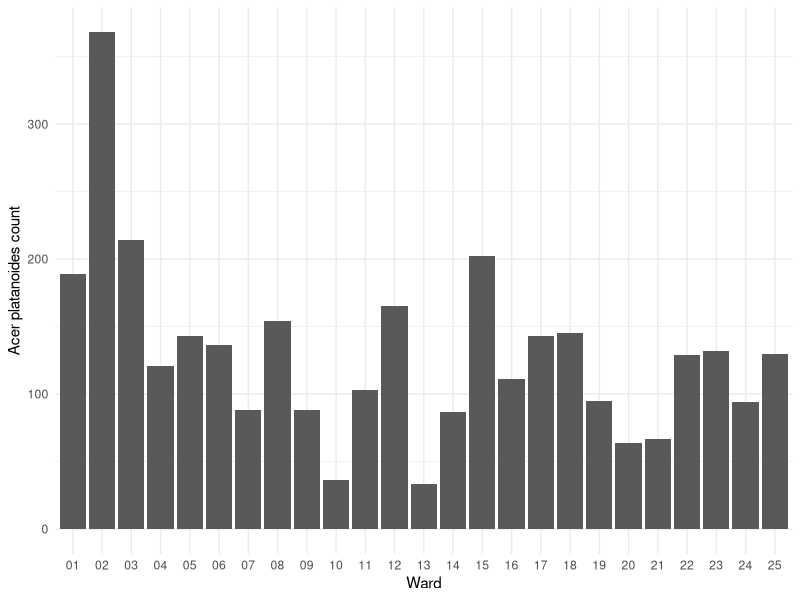
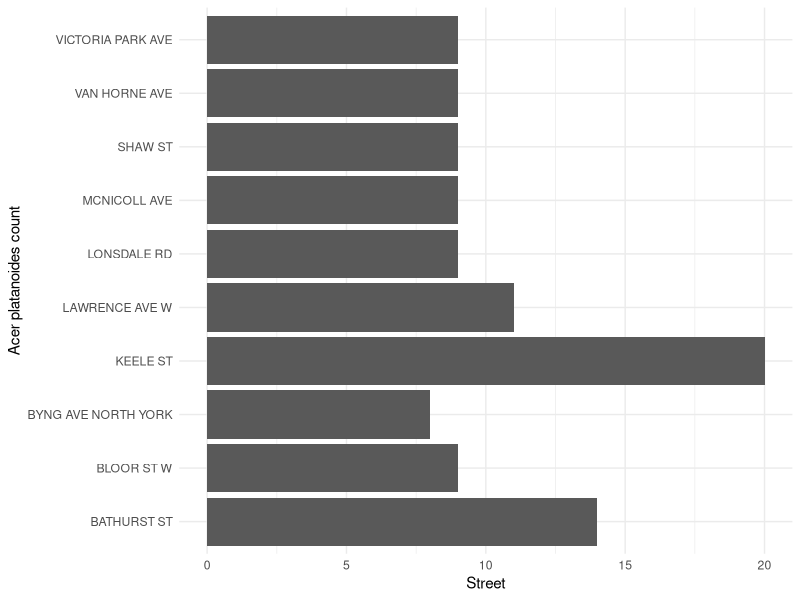
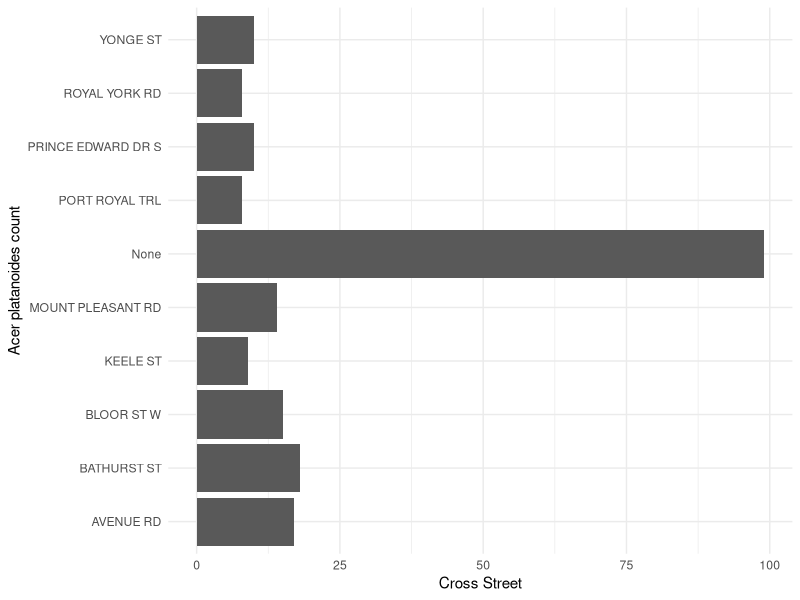
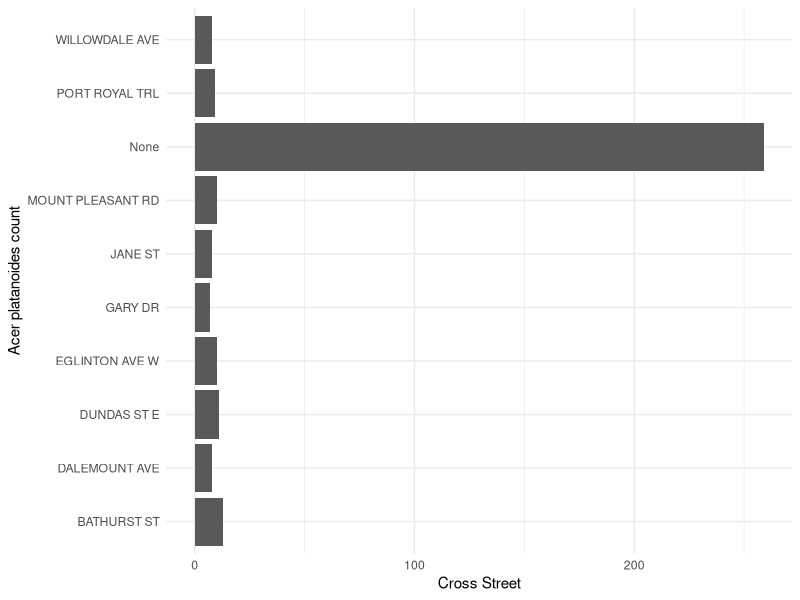
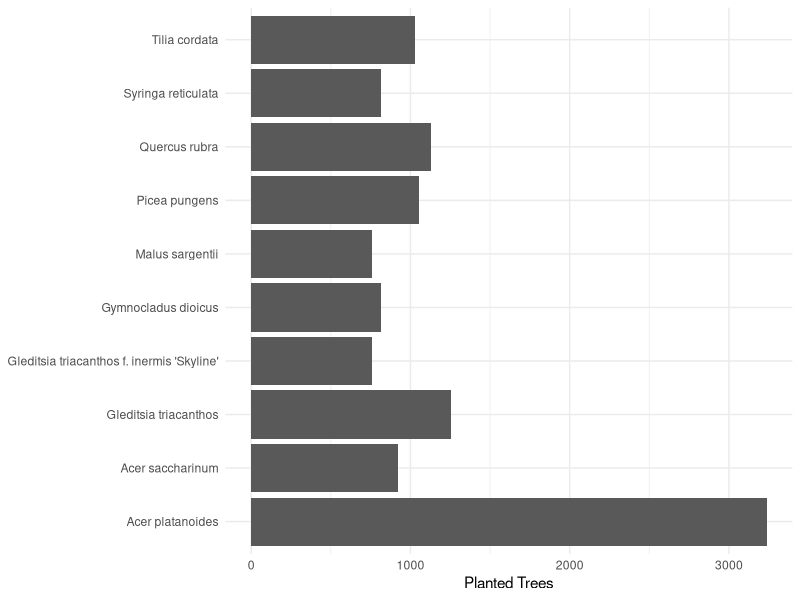
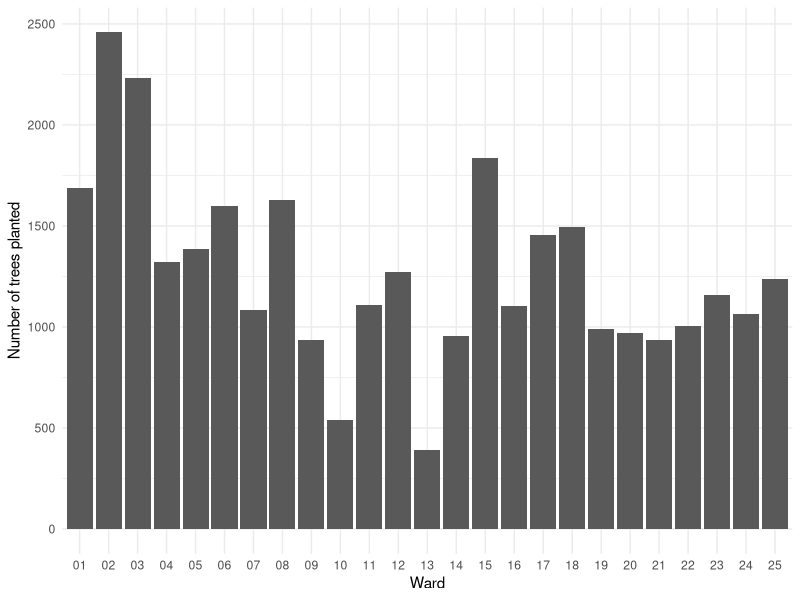
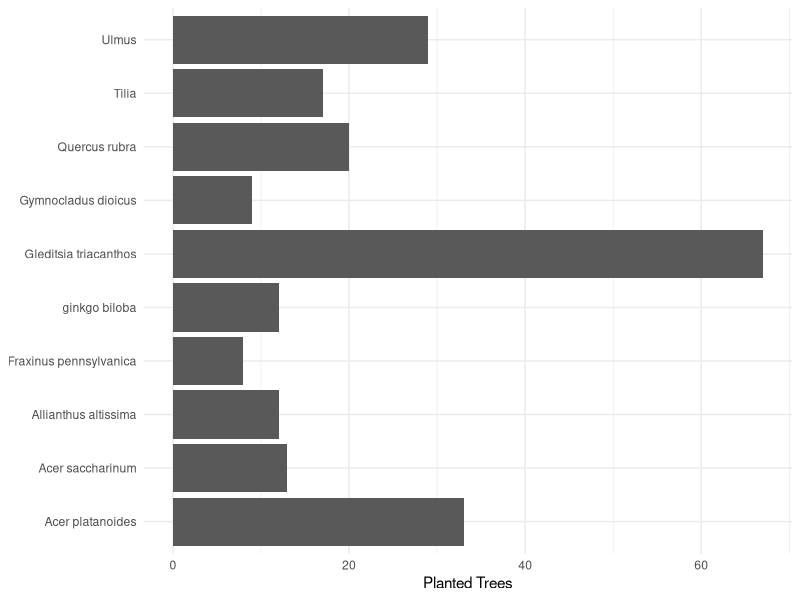
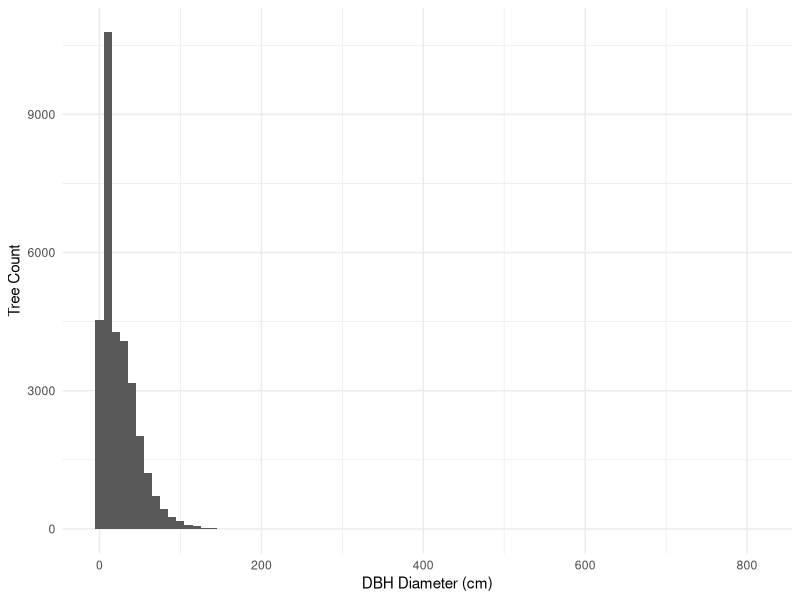

Here is the R script that generated these plots, in order:
## ---- chunk 1
#| include: false
#| warning: false
#| message: false

library(tidyverse)
library(here)

analysis_data <- read_csv(here("data/analysis_data/analysis_data.csv"))
## ---- chunk 2
#| label: fig-1
#| fig-cap: Acer plantiodes distribution across Toronto wards up to September 2024
#| echo: false
#| warning: false
#| message: false

# Gather counts of Acer plantiodes per ward
ward_count <- analysis_data %>%
  filter(botanical_name == "Acer platanoides") %>%
  count(ward, sort = TRUE)

ward_count |> 
  ggplot(aes(x = ward, y = n)) +
  geom_col() +
  theme_minimal() +
  labs(x = "Ward",
       y = "Acer platanoides count")
## ---- chunk 3
#| label: fig-2
#| fig-cap: Acer plantiodes distribution across Toronto streets up to September 2024
#| echo: false
#| warning: false
#| message: false

# Gather 10 streets with the highest counts of Acer platanoides
street_count <- analysis_data %>%
  filter(botanical_name == "Acer platanoides") %>%
  count(streetname, sort = TRUE) %>%
  head(10)

street_count |> 
  ggplot(aes(x = n, y = streetname)) +
  geom_col() +
  theme_minimal() +
  labs(x = "Street",
       y = "Acer platanoides count")
## ---- chunk 4
#| label: fig-3
#| fig-cap: Acer plantiodes distribution across Toronto crossstreets up to September 2024
#| echo: false
#| warning: false
#| message: false

# Gather 10 cross streets with the highest counts of Acer platanoides
crossstreet1_count <- analysis_data %>%
  filter(botanical_name == "Acer platanoides") %>%
  count(crossstreet1, sort = TRUE) %>%
  head(10)

crossstreet1_count |> 
  ggplot(aes(x = n, y = crossstreet1)) +
  geom_col() +
  theme_minimal() +
  labs(x = "Cross Street",
       y = "Acer platanoides count")
## ---- chunk 5
#| label: fig-4
#| fig-cap: Acer plantiodes distribution across Toronto crossstreets up to September 2024
#| echo: false
#| warning: false
#| message: false

# Gather 10 cross streets with the highest counts of Acer platanoides
crossstreet2_count <- analysis_data %>%
  filter(botanical_name == "Acer platanoides") %>%
  count(crossstreet2, sort = TRUE) %>%
  head(10)

crossstreet2_count |> 
  ggplot(aes(x = n, y = crossstreet2)) +
  geom_col() +
  theme_minimal() +
  labs(x = "Cross Street",
       y = "Acer platanoides count")
## ---- chunk 6
#| echo: false
#| warning: false
#| message: false

analysis_data <- read_csv(here::here("data/analysis_data/analysis_data.csv"))
## ---- chunk 7
#| label: fig-1
#| fig-cap: Street tree count of 10 most popoulus tree species in Toronto up to September 2024
#| echo: false
#| warning: false
#| message: false

# Gather top 10 tree species by count (LLM usage was used to troubleshoot this function)
top_species_count <- analysis_data %>%
  count(botanical_name, sort = TRUE) %>%
  head(10)

top_species_count |> 
  ggplot(aes(y = botanical_name, x = n)) +
  geom_col() +
  theme_minimal() +
  labs(x = "Planted Trees",
       y = NULL)
## ---- chunk 8
#| label: fig-2
#| fig-cap: Street tree count by Toronto wards up to September 2024
#| echo: false
#| warning: false
#| message: false

# Gather counts of trees per ward
ward_count <- analysis_data %>%
  count(ward, sort = TRUE)

ward_count |> 
  ggplot(aes(x = ward, y = n)) +
  geom_col() +
  theme_minimal() +
  labs(x = "Ward",
       y = "Number of trees planted")
## ---- chunk 9
#| label: fig-3
#| fig-cap: 10 most populous tree species in Ward 13 of Toronto, Ontario
#| echo: false
#| warning: false
#| message: false

ward13_species_count <- analysis_data %>%
  filter(ward == "13") %>%
  count(botanical_name, sort = TRUE) %>%
  head(10)

ward13_species_count |> 
  ggplot(aes(y = botanical_name, x = n)) +
  geom_col() +
  theme_minimal() +
  labs(x = "Planted Trees",
       y = NULL)
## ---- chunk 10
#| label: fig-4
#| fig-cap: Distribution of Distance-at-Breast-Height diameter of all trees in Toronto up to September 2024
#| echo: false
#| warning: false
#| message: false

analysis_data |> 
  ggplot(aes(x = dbh_trunk)) +
  geom_histogram(binwidth = 10) +
  theme_minimal() +
  labs(x = "DBH Diameter (cm)",
       y = "Tree Count")
## ---- chunk 11
#| label: fig-5
#| fig-cap: Distribution of Distance-at-Breast-Height diameter of all trees at or under 200 cm DBH in Toronto up to September 2024
#| echo: false
#| warning: false
#| message: false

filter200_data <- analysis_data %>%
  filter(dbh_trunk <= 200)

filter200_data |> 
  ggplot(aes(x = dbh_trunk)) +
  geom_histogram(binwidth = 10) +
  theme_minimal() +
  labs(x = "DBH Diameter (cm)",
       y = "Tree Count")
